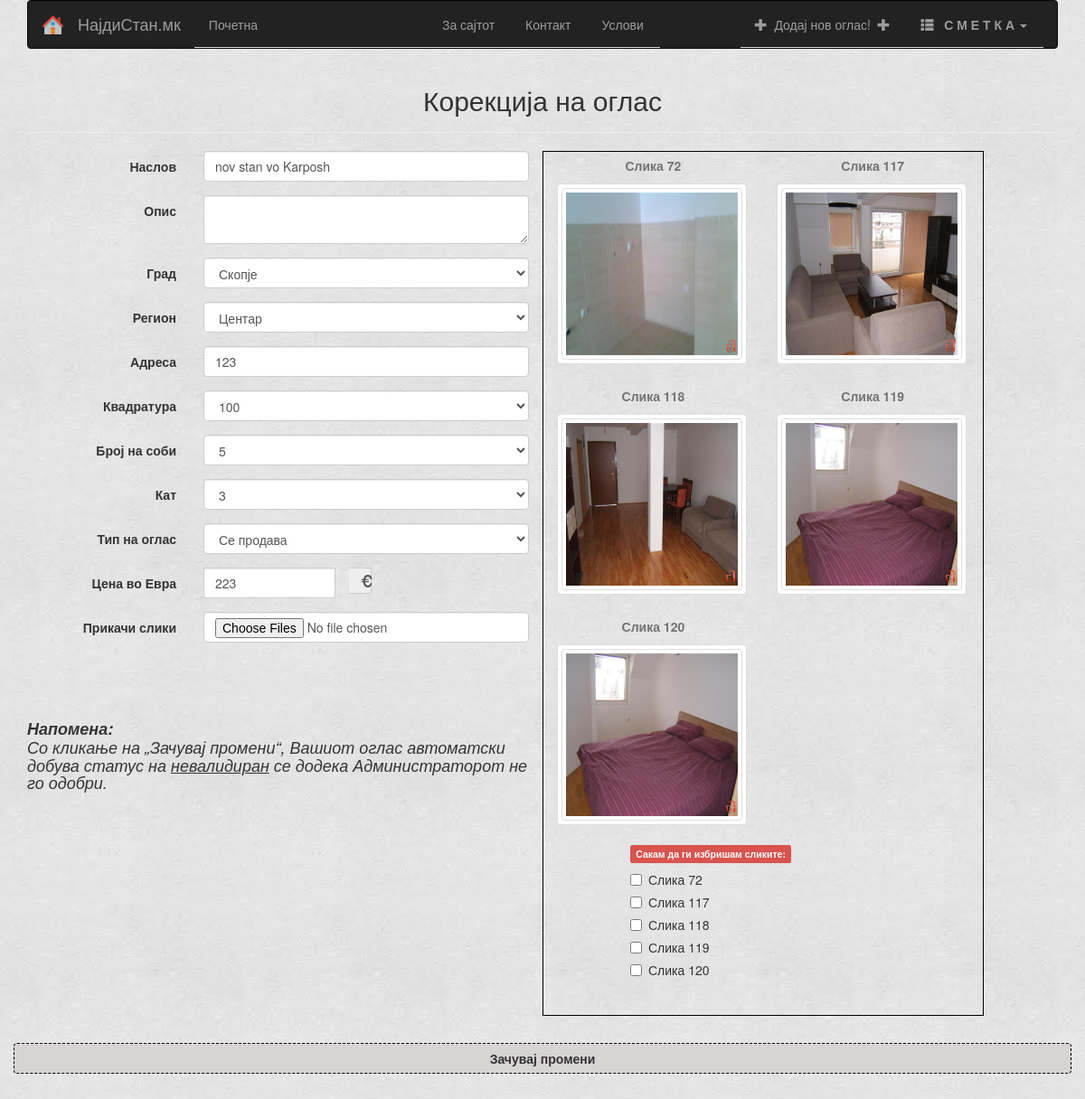
The app's page /listing/edit/17 (signed in) with its own data.
### app/models.py (models this page shows, shortened)
class Condo(db.Model):
    condoId = db.Column(db.Integer, primary_key=True)
    title = db.Column(db.String(30))
    description = db.Column(db.String(150))
    city = db.Column(db.String(30))
    area = db.Column(db.String(30), nullable=True)
    address = db.Column(db.String(80))
    price = db.Column(db.Integer)
    quadrature = db.Column(db.Integer)
    rooms = db.Column(db.Integer)
    floor = db.Column(db.Integer)
    timestamp = db.Column(db.DateTime)
    timesVisited = db.Column(db.Integer)
    available = db.Column(db.Boolean, default=True)
    isApproved = db.Column(db.Boolean, default=False)
    types = db.Column(db.Boolean, default=False)
    user_id = db.Column(db.Integer, db.ForeignKey('users.userId'))
    comsPerCondo = db.relationship('Comment', backref='commentsPerCondo', lazy='dynamic')
    imgsPerCondo = db.relationship('Images', backref='imagesPerCondo', lazy='dynamic')
    actedOn = db.Column(db.Boolean, default=False)

class Images(db.Model):
    imgId = db.Column(db.Integer, primary_key=True)
    path = db.Column(db.String(256))
    condo_id = db.Column(db.Integer, db.ForeignKey('condo.condoId'))

### app/views.py (the view)
@app.route('/listing/edit/<int:cid>')
@login_required
def listingEdit(cid):
    form = ListingForm()
    condoID = Condo.query.get(cid)
    if not condoID:
        flash('Не постои таков стан!')
        return redirect(url_for('index'))
    if condoID.user_id is not current_user.userId:
        flash('Немате доволно привилегии за таква акција!')
        return redirect(url_for('index'))
    condoPics = condoID.imgsPerCondo.all()
    return render_template('listingEdit.html', ccid=condoID, cpics=condoPics, form=form, title='Измена на оглас')

### app/forms.py
class ListingForm(FlaskForm):
    title = StringField('Наслов', validators=[DataRequired(message='Задолжително поле'), Length(min=2, max=100, message='Насловот мора да биде од 2 до 100 карактери')])
    description = TextAreaField('Опис')
    city = SelectField('Град', choices=CITIES, default='Скопје')
    area = SelectField('Регион', choices=SK_AREA, default='Центар')
    areas = SelectField('Регион', choices=SK_AREA[1:], default='Центар')
    address = StringField('Адреса')
    quadrature = SelectField('Квадратура', choices=[(q, q) for q in QUADRATURES], default='100')
    rooms = SelectField('Број на соби', choices=[(r, r) for r in ROOMS], default='5')
    floor = SelectField('Кат', choices=[(f, f) for f in FLOOR], default='3')
    price = StringField('Цена во Евра', validators=[DataRequired(message='Задолжително поле'), Length(min=1, max=9, message='Внесете цел број')])
    file = FileField('Прикачи слики', render_kw={"multiple":""}, validators=[DataRequired(message='Задолжително поле')])
    available = SelectField('Статус', choices=[(k, v) for k,v in CONDO_STATUS], default='1')
    condoType = SelectField('Тип на оглас', choices=[(k, v) for k, v in CONDO_TYPE], default='0')

### app/models.py (called while the page is built)
    @property
    def is_authenticated(self):
        return True

    @property
    def is_admin(self):
        admins = Users.query.filter(Users.isAdmin == 1).all()
        if self in admins:
            return True
        else:
            return False

### app/views.py (called while the page is built)
@lm.user_loader
def load_user(id):
    return Users.query.get(int(id))

@app.before_request
def before_request():
    g.user = current_user
    if g.user.is_authenticated:
        g.user.lastSeen = datetime.datetime.utcnow()
        db.session.add(g.user)
        db.session.commit()

### app/templates/listingEdit.html (shortened to what this page needs)
{% extends 'base.html' %}
{% import 'macros.html' as macros %}
{% block content %}
    <div class="page-header">
     <h2 align="center">Корекција на оглас</h2>
    </div>
    <div class="row" style="margin-bottom: 50px">
        <div class="col-xs-12 col-md-6 col-sm-10 col-sm-offset-0 col-md-offset-2 col-lg-6 col-lg-offset-0">
                 {% call macros.render_form(form, action_url=url_for('listingEditedSubmit'), enctype="multipart/form-data",
                        action_text='Зачувај промени',  class_='form-horizontal') %}
                    {{ macros.render_field_inline_withValue(form.title, placeholder='пр. Нов стан во Лисиче', value=ccid.title ) }}
                    {{ macros.render_field_inline_withValue(form.description, value=ccid.description) }}
                    {{ macros.render_field_inline_withValue(form.city, value=ccid.city) }}
                    {{ macros.render_field_inline_withValue(form.areas, value=ccid.area) }}
                    {{ macros.render_field_inline_withValue(form.address, placeholder='ул. Московска бр. 13', value=ccid.address) }}
                    {{ macros.render_field_inline_withValue(form.quadrature,value=ccid.quadrature) }}
                    {{ macros.render_field_inline_withValue(form.rooms, value=ccid.rooms) }}
                    {{ macros.render_field_inline_withValue(form.floor, value=ccid.floor) }}
                    {% if ccid.types %}
                        {{ macros.render_field_inline_withValue(form.condoType, value=1) }}
                    {% else %}
                        {{ macros.render_field_inline_withValue(form.condoType, value=0) }}
                    {% endif %}
                    {{ macros.render_field_inline_price(form.price, value=ccid.price) }}
                    {{ macros.render_field_inline(form.file) }}
                    <br><br><br><p><h4><i><b>Напомена:</b><br>Со кликање на „Зачувај промени“, Вашиот оглас автоматски добува статус на <u>невалидиран</u> се додека Администраторот не го одобри.</i></h4></p>
            <br><br>
        </div>
        <div class="col-md-10 col-md-offset-2 col-lg-5 col-lg-offset-0" style="border: 1px solid black; min-height: 300px; margin-bottom: 30px;">
            {% if cpics %}
                <div class="row">
                {% for pic in cpics %}
                        <div class="col-md-6 col-lg-6 col-sm-6 col-xs-6">
                         <label class=" help-block text-center">Слика {{pic.imgId}}</label>
                        <a class="thumbnail" href="{{pic.path[3:]}}" data-lightbox="my-set"  style="display: inline-flex; height: 200px;  " >
                            <img class="img-thumbnail" src="{{pic.path[3:]}}" width="200px" height="200px" />
                        </a>
                        </div>
                {% endfor %}
                </div>
                <div class="row" style="margin-bottom: 30px;">
                    <div class="col-md-8 col-md-offset-2 col-lg-8 col-lg-offset-2">
                       <span class="label label-danger">Сакам да ги избришам сликите:</span>
                        {% for pic in cpics %}
                            <div class="checkbox">
                              <label><input type="checkbox" name="imgId{{imgId}}" value="{{pic.imgId}}">Слика {{pic.imgId}}</label>
                            </div>
                        {% endfor %}
                    </div>
                </div>
            {% endif %}
        </div>
        {% endcall %}
    </div>
{% endblock %}

### app/templates/macros.html (shortened to what this page needs)
{% macro render_field_inline(field, label_visible=true) -%}
    <div class="form-group {% if field.errors %}has-error{% endif %} {{ kwargs.pop('class_', '') }}">
        {% if (field.type != 'HiddenField' and field.type !='CSRFTokenField') and label_visible %}
            <label for="{{ field.id }}" class="control-label col-sm-4">{{ field.label }}</label>
        {% endif %}
        <div class="col-sm-8">
            {{ field(class_='form-control', **kwargs) }}
        </div>
    </div>
{%- endmacro %}
{% macro render_field_inline_withValue(field, label_visible=true, value='') -%}
    <div class="form-group {% if field.errors %}has-error{% endif %} {{ kwargs.pop('class_', '') }}">
        {% if (field.type != 'HiddenField' and field.type !='CSRFTokenField') and label_visible %}
            <label for="{{ field.id }}" class="control-label col-sm-4">{{ field.label }}</label>
        {% endif %}
        <div class="col-sm-8">
            {{ field(class_='form-control', value=value, **kwargs) }}
        </div>
    </div>
{%- endmacro %}
{% macro render_field_inline_price(field, label_visible=true, value='') -%}
    <div class="form-group {% if field.errors %}has-error{% endif %} {{ kwargs.pop('class_', '') }}">
        {% if (field.type != 'HiddenField' and field.type !='CSRFTokenField') and label_visible %}
            <label for="{{ field.id }}" class="control-label col-sm-4">{{ field.label }}</label>
        {% endif %}
        <div class="input-group">
        <div class="col-sm-8 col-md-8 col-lg-8">
            {{ field(class_='form-control', value=value, **kwargs) }}
        </div>
        <div class="input-group-addon col-sm-2"><span class="glyphicon glyphicon-eur"></span></div>
         </div>
    </div>
{%- endmacro %}
{% macro render_form(form, action_url='', action_text='Submit',  enctype='', class_='',   btn_class='btn btn-default btn-block') -%}
    <form method="POST" action="{{ action_url }}" role="form" class="{{ class_ }}" enctype="{{enctype}}" autocomplete="off">
        {% if caller %}
            {{ caller() }}
        {% endif %}
        <button type="submit" style='font-weight: bold; background-color: #d8d4d4; border: 1px dashed black; ' class="{{ btn_class }}">{{ action_text }} </button>
{%- endmacro %}

### app/templates/base.html (style rules this page uses)
body { background-image: url("../../../static/img/icons/bg.jpg"); }

### records on screen
Condo: title "nov stan vo Karposh", city "Скопје", address "123", quadrature "100", rooms "5", floor "3", price "223"
Images: imgId "72", path (picture)
Images: imgId "117", path (picture)
Images: imgId "118", path (picture)
Images: imgId "119", path (picture)
Images: imgId "120", path (picture)

### other values on screen
{{ field.label }} "Наслов Опис Град Регион Адреса Квадратура Број на соби Кат Тип на оглас"
{{ field.label }} "Цена во Евра"
{{ field.label }} "Прикачи слики"
{{ action_text }} "Зачувај промени"
